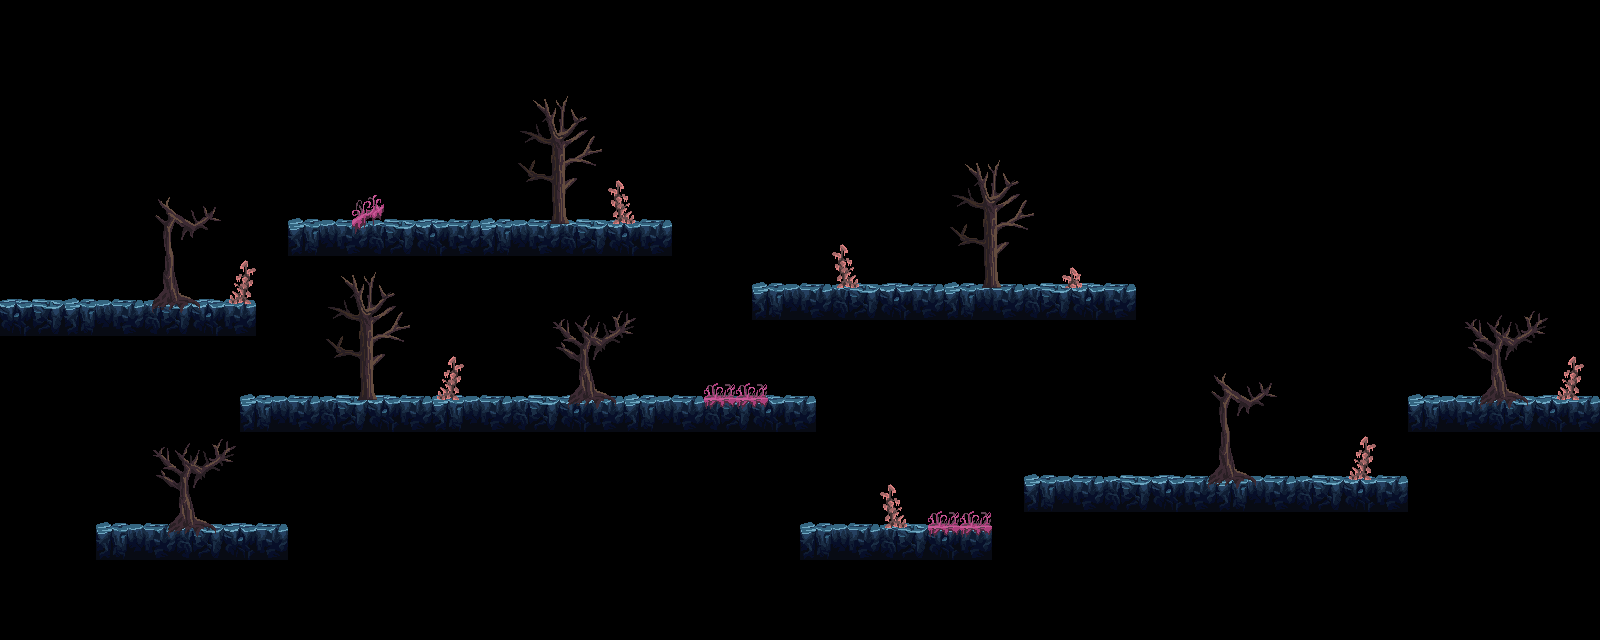

The image is a tile-based game level rendered from a .tmx file. Its description and source (layers, tilesets, objects; grid data summarised) follow:
An orthogonal 100x40 tile map with 16x16 px tiles, 2 tile layers (platforms, enviroment).

<map version="1.5" tiledversion="1.5.0" orientation="orthogonal" renderorder="right-down" width="100" height="40" tilewidth="16" tileheight="16" infinite="0" nextlayerid="3" nextobjectid="1">
 <tileset firstgid="1" source="main_lev_build_1.tsx" />
 <layer id="1" name="platforms" width="100" height="40">
  <data>[4000 cells, 480 non-empty, 30 distinct tile ids]</data>
 </layer>
 <layer id="2" name="enviroment" width="100" height="40">
  <data>[4000 cells, 426 non-empty, 164 distinct tile ids]</data>
 </layer>
</map>
